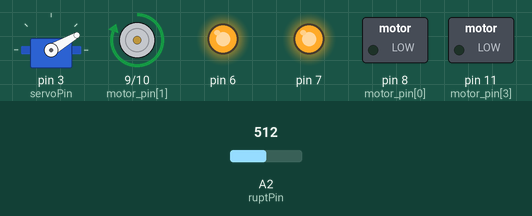
Recording of a sketch running on a simulated Arduino Uno, built with avr-gcc and run on an emulated ATmega328P. On the bench: servo, motor-driver pin pairs drawn as motors (green arrow = first pin HIGH = forward, orange = second pin HIGH = backward, longer = more drive), switched loads named in the sketch (green lamp = pin HIGH), output pins drawn as LEDs (lit = HIGH). The inputs (shaded band) are chosen by the test bench; at power-on: A2 (ruptPin) = 512.

Above: at 0.1 s.
Timing chart, 0 to 1.6 s (numbered marks = the images above):
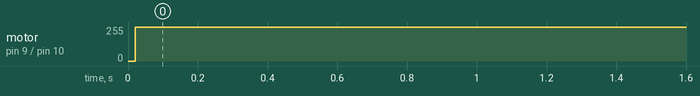

Measured:
- by itself, motor on pin 9 (motor_pin[1]) / pin 10 (motor_pin[2]): stopped → forward 255/255 at 0.02 s

The sketch:

throw.ino
```cpp
#include <Servo.h>
int ruptPin = A2;
int val = 0;
int count=0;
int result=70;
int top = 255;
long t1,t2,spd,maxspd,c=0;
int set=135;
int motor_pin[4]= {8,9,10,11};
int servoPin = 3;
Servo Servo1;

void setup()
{
    Serial.begin(9600);
    Servo1.attach(servoPin);
    Servo1.write(30);
    delay(20);
    pinMode(7,OUTPUT);
    pinMode(6,OUTPUT);
    for(int i=0;i<4;i++)
    {
      pinMode(motor_pin[i],OUTPUT);
    }
    digitalWrite(7,HIGH);
    analogWrite(6,top);
    //delay(5000);
}

void loop()
{
  if(count<set)
  {

    digitalWrite(motor_pin[1],HIGH);
    digitalWrite(motor_pin[0],LOW);
    val = analogRead(ruptPin);
    while(val>500)
    {
      val=analogRead(ruptPin);
      if(val<500)
        count++;
    }
    //Serial.println(count);
    if(count%30==0)
    {
      count+=1;
      t2=micros();
      /*Serial.print("t1=");
      Serial.println(t1);
      Serial.print("t2=");
      Serial.println(t2);*/
      if(t2-t1>0)
      {
      spd=60000000/(t2-t1);
      Serial.println(spd);
      //Serial.print("top=");
      //Serial.println(top);
      }
      /*if(spd<=result)
      {
        if(top<255)
        top++;
        analogWrite(6,top);
      }
      else if(spd>result)
      {
        //top=map(result,0,spd,0,255);
        analogWrite(6,top-2);
        top-=2;
      } */
      t1=micros();
    }

  }
  else
    {
      Servo1.write(0);
      delay(2000);
      digitalWrite(motor_pin[1],LOW);
      digitalWrite(motor_pin[0],LOW);
    }
}
```
